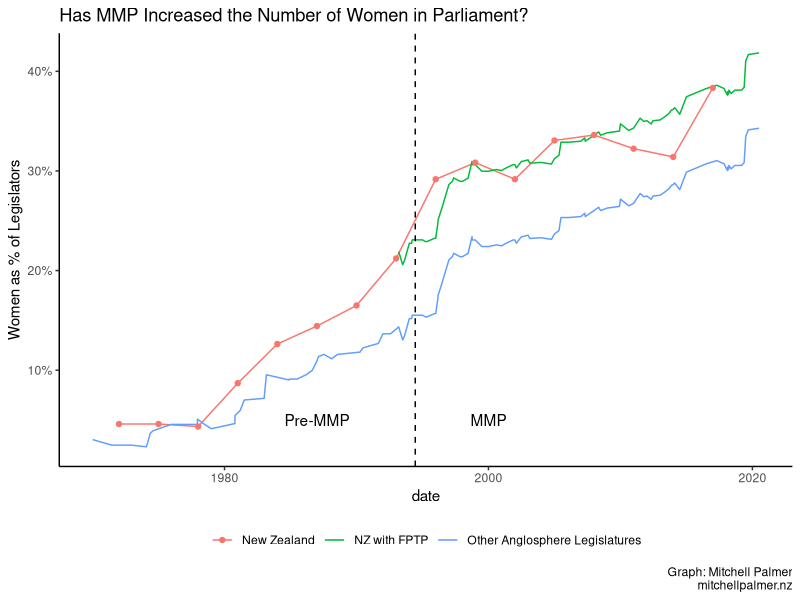

Write R code to recreate this figure.
## ---- chunk 1
knitr::opts_chunk$set(echo = FALSE)
library(tidyverse)
library(readxl)

# Import NZ data from NZHistory.govt.nz
nz_house <- read_delim("33716-data_4.txt", 
    "\t", escape_double = FALSE, trim_ws = TRUE, 
    skip = 1) %>%
  mutate(Date = ISOdate(substr(Years,1,4), 1,1),
         fem_frac =  `Female MPs`/(`Male MPs` + `Female MPs`),
         house = "New Zealand")

# Import Australian data from Australian Parliamentary Handbook
aus_senate <- read_excel("AustralianData.xlsx", 
    sheet = "Senate", col_types = c("text", 
        "numeric", "numeric")) %>%
  filter(Date != "25.10.2016") %>%
  mutate(Date = as.Date.character(Date, format="%d.%m.%Y"),
         fem_frac =  NumberWomen/Size,
         house = "Australia Cth. Senate")

aus_house <- read_excel("AustralianData.xlsx", 
    sheet = "HR", col_types = c("text", 
        "numeric", "numeric")) %>%
  mutate(Date = as.Date.character(Date, format="%d.%m.%Y"),
         house = "Australia Cth. H.R.",
         fem_frac =  NumberWomen/Size,) %>%
  filter(Date != ISOdate(2016,10,25))

# Import British data from House of Commons Library
uk_commons <- read_excel("british_data.xlsx") %>%
  mutate(Date = ISOdate(substr(`Election Year `,1,4), `Month`,1),
         house = "UK Commons",
         fem_frac =  `%`/100,)

# Import Canadian data from House of Commons Library
can_commons <- read_excel("canada_data.xlsx") %>%
  mutate(Date = ISOdate(substr(`Year`,1,4), 1,1),
         house = "Canada Commons",
         fem_frac =  `Percentage`/100)

# Combine all data
combined <- bind_rows(nz_house, uk_commons, aus_house, aus_senate, can_commons)%>%
  filter(!is.na(Date)) %>%
  mutate(fem_frac = if_else(is.na(fem_frac), 0, fem_frac)) %>%
  select(Date, fem_frac, house)

rolling_average <- expand_grid(combined %>% 
                            select(election1_date = Date, 
                                   election1_location = house), 
                          combined %>%
                            select(election2_location = house,
                                   election2_date = Date, 
                                   fem_frac)) %>% # generate cartesian product of elections
  mutate(days_btwn = difftime(`election1_date`, `election2_date`, units = 'days')) %>% # calculate gap for each pair
  filter(days_btwn >= 0) %>%   # election 2 has to happen before/same day
  group_by(`election1_date`, `election1_location`, `election2_location`) %>%
  slice_min(order_by = days_btwn) %>% # get closest PREVIOUS election from each jurisidiction for each election
  filter(election1_location != "New Zealand", election2_location != "New Zealand") %>% # calculate non-NZ average
  group_by(`election1_date`, `election1_location`) %>%
  summarise(fem_frac = mean(fem_frac)) %>%
  mutate(type = "Other Anglosphere Legislatures") %>%
  select(date = election1_date,
         jurisdiction = election1_location,
         fem_frac, type) %>%
  bind_rows(nz_house %>% 
              select(date = Date, fem_frac, jurisdiction = house) %>%
              mutate(type = "New Zealand"))

# Match 1993 with closest foreign election to create counterfactual
delta <- (nz_house %>% filter(Years == 1993))[1,]$fem_frac - (rolling_average %>% filter(type != "New Zealand") %>%
    mutate(days_btwn = difftime(ISOdate(1993, 1,1), date, units = 'days')) %>% # calculate gap for each pair
    filter(days_btwn >= 0) %>%   # election 2 has to happen before/same day
    arrange(days_btwn))[1,]$fem_frac

# Calculate counterfactual for every value of the rolling average
with_counterfactual <- rolling_average %>%
  bind_rows(rolling_average %>%
              filter(type != "New Zealand", date >= ISOdate(1993, 1, 1)) %>%
              mutate(type = "NZ with FPTP",
                     fem_frac = fem_frac + delta)) %>% 
  filter(date >= ISOdate(1970, 1, 1))

ggplot(with_counterfactual) +
  geom_line(aes(date, fem_frac, group = type, color=type)) +
  geom_point(aes(date, fem_frac, color=type),
             data = rolling_average %>% filter(date >= ISOdate(1970, 1, 1), jurisdiction == "New Zealand")) +
  geom_vline(xintercept = ISOdate(1994,6,15), linetype="dashed") +
  annotate("text", x = ISOdate(1987,1,1), y = 0.05, label = "Pre-MMP") + 
  annotate("text", x = ISOdate(2000,1,1), y = 0.05, label = "MMP") + 
  scale_y_continuous(labels = scales::percent, name="Women as % of Legislators") +
  labs(title = "Has MMP Increased the Number of Women in Parliament?",
       caption = "Graph: Mitchell Palmer\nmitchellpalmer.nz") +
  theme_classic() +
  theme(legend.position="bottom",
        legend.title = element_blank())
## ---- chunk 2
data_to_regress <- combined %>%
  mutate( date = Date,
          MMP = if_else((date > ISOdate(1995, 12, 31) & (house == "New Zealand")), 1, 0),
          house = relevel(as.factor(house), ref = "New Zealand"),
          fem_pc = 100*fem_frac)

ols_model <- lm(fem_pc ~ MMP + date + house, data=data_to_regress)
summary(ols_model)



